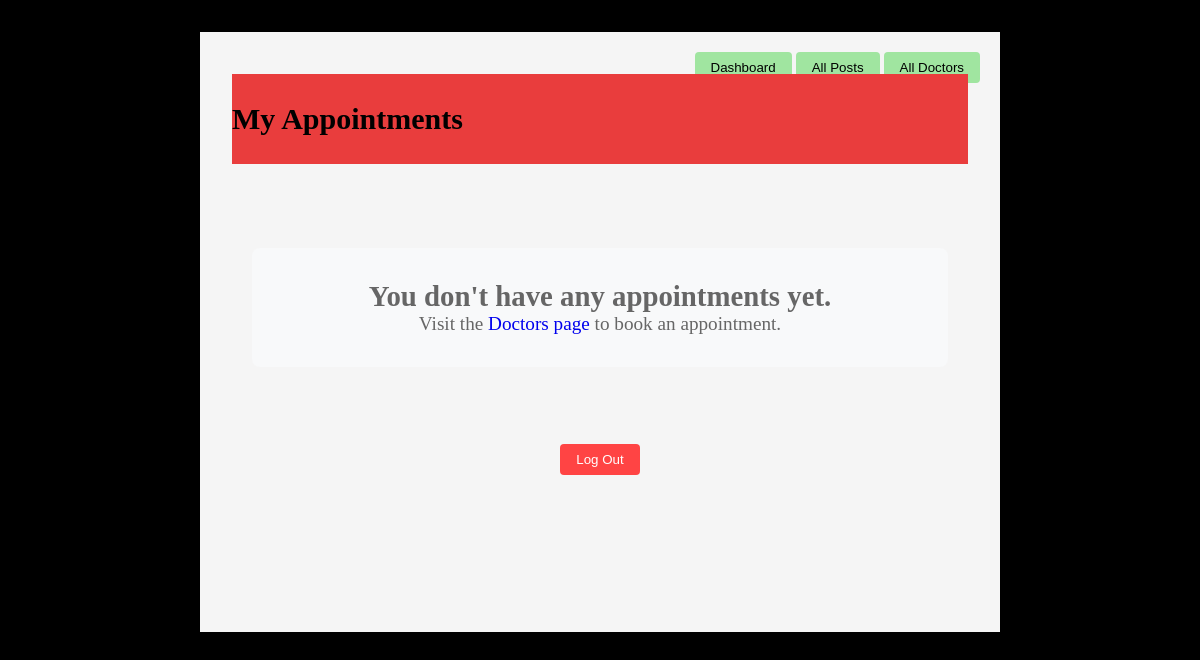
Page /my-appointments/ (signed in) on the earlier database version.
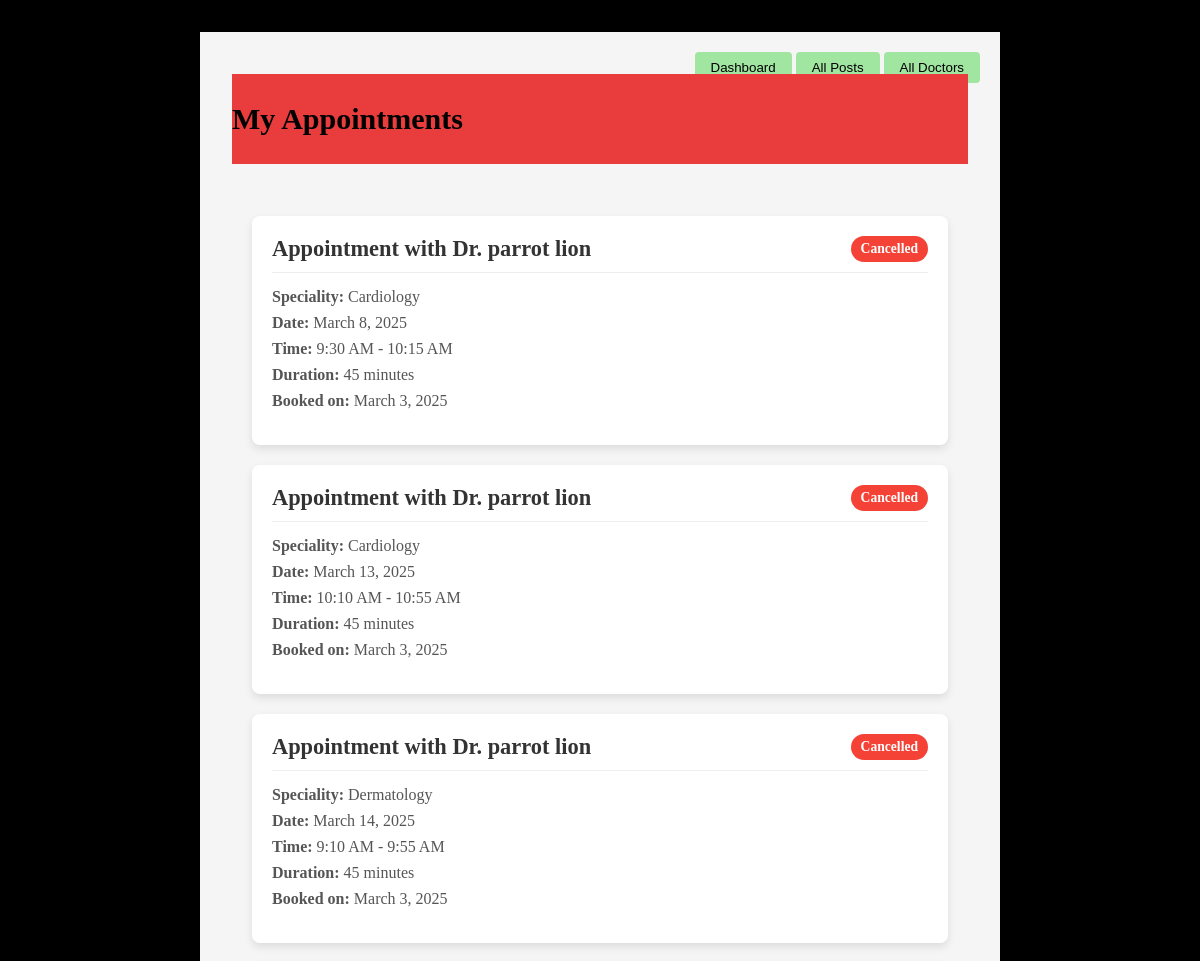
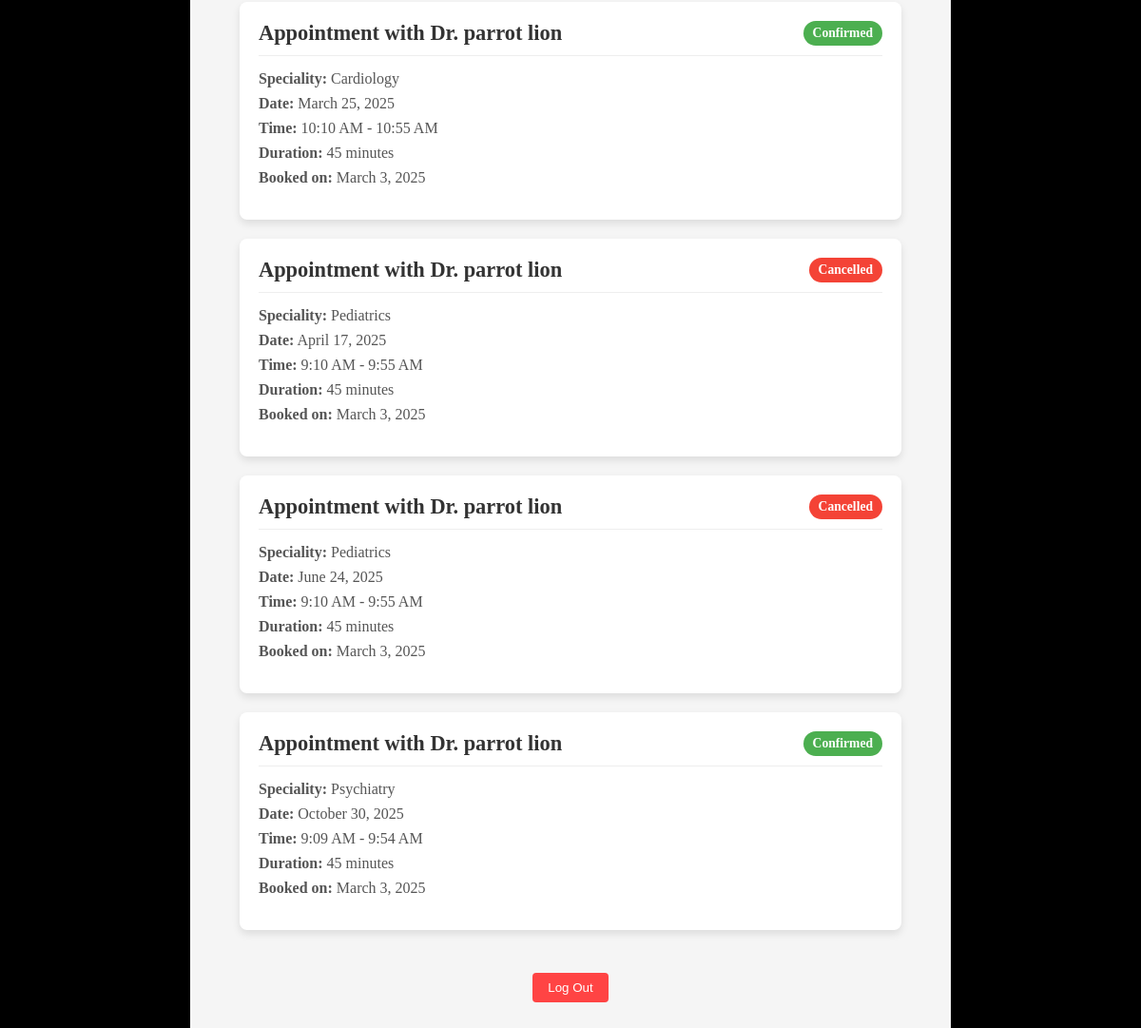
Same page on the later database version (2 pictures, top to bottom).
### task1/models.py (models this page shows, shortened)
class Appointment(models.Model):
    STATUS_CHOICES = [
        ('pending', 'Pending'),
        ('confirmed', 'Confirmed'),
        ('completed', 'Completed'),
        ('cancelled', 'Cancelled')
    ]
    doctor = models.ForeignKey(Doctor, on_delete=models.CASCADE)
    patient = models.ForeignKey(Patient, on_delete=models.CASCADE)
    speciality = models.CharField(max_length=50)
    appointment_date = models.DateField()
    appointment_time = models.TimeField()
    status = models.CharField(
        max_length=20, choices=STATUS_CHOICES, default='pending')
    created_at = models.DateTimeField(auto_now_add=True)
    calendar_event_id = models.CharField(max_length=255, blank=True, null=True)
    @property
    def end_time(self):
        start_datetime = datetime.combine(
            self.appointment_date,
            self.appointment_time
        )
        end_datetime = start_datetime + timedelta(minutes=45)
        return end_datetime.time()

class Doctor(models.Model):
    user_profile = models.OneToOneField(UserProfile, on_delete=models.CASCADE)

class UserProfile(models.Model):
    user = models.OneToOneField(User, on_delete=models.CASCADE)
    profile_picture = models.ImageField(upload_to='profile_pictures/')
    address_line1 = models.CharField(max_length=255)
    city = models.CharField(max_length=100)
    state = models.CharField(max_length=100)
    pincode = models.CharField(max_length=10)
    user_type = models.CharField(max_length=10, choices=[
        ('patient', 'Patient'),
        ('doctor', 'Doctor')
    ])

### task1/views.py (the view)
# urls.py: path('my-appointments/', views.my_appointments, name='my_appointments'),
@login_required
def my_appointments(request):
    if request.user.userprofile.user_type != 'patient':
        return redirect('index')
    patient = Patient.objects.get(user_profile=request.user.userprofile)
    appointments = Appointment.objects.filter(patient=patient).order_by(
        'appointment_date', 'appointment_time')
    return render(request, 'task1/my_appointments.html', {'appointments': appointments})

### task1/templates/task1/my_appointments.html (shortened to what this page needs)
<!DOCTYPE html>
<html lang="en">
  <head>
    {% load static %}
    <link rel="stylesheet" href="{% static 'task1/index.css' %}" />
  </head>
  <body>
    <section>
      <div class="top-nav">
        <button class="blog-btn"><a href="{% url 'index' %}">Dashboard</a></button>
        <button class="blog-btn"><a href="{% url 'all_posts' %}">All Posts</a></button>
        <button class="blog-btn"><a href="{% url 'all_doctors' %}">All Doctors</a></button>
      </div>
      <h1 class="blog-header">My Appointments</h1>
      <div class="appointments-container">
        {% if appointments %}
          <div class="appointments-list">
            {% for appointment in appointments %}
              <div class="appointment-card slide-in">
                <div class="appointment-header">
                  <h2>Appointment with Dr. {{ appointment.doctor.user_profile.user.get_full_name }}</h2>
                  <span class="appointment-status {{ appointment.status }}">{{ appointment.status|title }}</span>
                </div>
                <div class="appointment-details">
                  <p><strong>Speciality:</strong> {{ appointment.speciality|title }}</p>
                  <p><strong>Date:</strong> {{ appointment.appointment_date|date:"F j, Y" }}</p>
                  <p><strong>Time:</strong> {{ appointment.appointment_time|time:"g:i A" }} - {{ appointment.end_time|time:"g:i A" }}</p>
                  <p><strong>Duration:</strong> 45 minutes</p>
                  <p><strong>Booked on:</strong> {{ appointment.created_at|date:"F j, Y" }}</p>
                </div>
              </div>
            {% endfor %}
          </div>
        {% else %}
          <div class="no-posts">
            <h2>You don't have any appointments yet.</h2>
            <p>Visit the <a href="{% url 'all_doctors' %}">Doctors page</a> to book an appointment.</p>
          </div>
        {% endif %}
      </div>
      <div class="logout">
        <button><a href="{% url 'logout' %}">Log Out</a></button>
      </div>
    </section>
  </body>
</html>

### task1/static/task1/index.css (style rules this page uses)
* { margin: 0; padding: 0; box-sizing: border-box; list-style: none; }
body { background-color: black; }
section { width: 800px; min-height: 600px; background-color: #f5f5f5; margin: 2rem auto; position: relative; padding: 2rem; left: 0; }
h1 { background-color: rgb(233, 61, 61); width: 100%; height: 90px; font-size: 30px; text-align: center; position: relative; margin-top: 10px; }
.logout { position: relative; width: 100%; height: 40px; background-color: transparent; display: flex; justify-content: center; align-items: center; margin-top: 1rem; bottom: 0; }
button { background-color: rgb(160, 229, 160); }
a { text-decoration: none; }
.logout button { padding: 0.5rem 1rem; background-color: #ff4444; border: none; border-radius: 4px; cursor: pointer; transition: background-color 0.3s; }
.logout button a { color: white; text-decoration: none; }
.top-nav { position: absolute; top: 20px; right: 20px; }
.blog-btn { background-color: rgb(160, 229, 160); padding: 0.5rem 1rem; border: none; border-radius: 4px; cursor: pointer; }
.blog-btn a { color: black; text-decoration: none; }
.blog-header { display: flex; justify-content: space-between; align-items: center; margin-bottom: 2rem; }
.slide-in { opacity: 0; transform: translateY(20px); animation: slideIn 0.5s ease-out forwards; }
.slide-in:nth-child(1) { animation-delay: 0.1s; }
.slide-in:nth-child(2) { animation-delay: 0.2s; }
.slide-in:nth-child(3) { animation-delay: 0.3s; }
.slide-in:nth-child(4) { animation-delay: 0.4s; }
.slide-in:nth-child(5) { animation-delay: 0.5s; }
.slide-in:nth-child(6) { animation-delay: 0.6s; }
.slide-in:nth-child(7) { animation-delay: 0.7s; }
.appointments-container { max-width: 1000px; margin: 20px auto; padding: 20px; }
.appointments-list { display: flex; flex-direction: column; gap: 20px; }
.appointment-card { background-color: #fff; border-radius: 8px; box-shadow: 0 4px 8px rgba(0, 0, 0, 0.1); overflow: hidden; padding: 20px; transition: transform 0.3s ease, box-shadow 0.3s ease; }
.appointment-header { display: flex; justify-content: space-between; align-items: center; margin-bottom: 15px; border-bottom: 1px solid #eee; padding-bottom: 10px; }
.appointment-header h2 { margin: 0; font-size: 1.4rem; color: #333; }
.appointment-status { padding: 5px 10px; border-radius: 20px; font-size: 0.85rem; font-weight: bold; }
.appointment-status.confirmed { background-color: #4CAF50; color: white; }
.appointment-status.cancelled { background-color: #F44336; color: white; }
.appointment-details { margin-bottom: 15px; }
.appointment-details p { margin: 8px 0; color: #555; }

Differences in the rows shown:
added Appointment: doctor.user_profile.user.get_full_name "parrot lion", status "Cancelled", speciality "Cardiology", appointment_date "March 8, 2025", appointment_time "9:30 AM", end_time "10:15 AM", created_at "March 3, 2025"
added Appointment: doctor.user_profile.user.get_full_name "parrot lion", status "Cancelled", speciality "Cardiology", appointment_date "March 13, 2025", appointment_time "10:10 AM", end_time "10:55 AM", created_at "March 3, 2025"
added Appointment: doctor.user_profile.user.get_full_name "parrot lion", status "Cancelled", speciality "Dermatology", appointment_date "March 14, 2025", appointment_time "9:10 AM", end_time "9:55 AM", created_at "March 3, 2025"
added Appointment: doctor.user_profile.user.get_full_name "parrot lion", status "Confirmed", speciality "Cardiology", appointment_date "March 25, 2025", appointment_time "10:10 AM", end_time "10:55 AM", created_at "March 3, 2025"
added Appointment: doctor.user_profile.user.get_full_name "parrot lion", status "Cancelled", speciality "Pediatrics", appointment_date "April 17, 2025", appointment_time "9:10 AM", end_time "9:55 AM", created_at "March 3, 2025"
added Appointment: doctor.user_profile.user.get_full_name "parrot lion", status "Cancelled", speciality "Pediatrics", appointment_date "June 24, 2025", appointment_time "9:10 AM", end_time "9:55 AM", created_at "March 3, 2025"
added Appointment: doctor.user_profile.user.get_full_name "parrot lion", status "Confirmed", speciality "Psychiatry", appointment_date "October 30, 2025", appointment_time "9:09 AM", end_time "9:54 AM", created_at "March 3, 2025"
Other differences:
text no longer shown: "You don't have any appointments yet. Visit the Doctors page to book an appointment."
